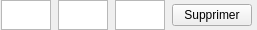
<?xml version="1.0" encoding="UTF-8"?>
<ui version="4.0">
 <class>ItemWidget</class>
 <widget class="QWidget" name="ItemWidget">
  <property name="geometry">
   <rect>
    <x>0</x>
    <y>0</y>
    <width>257</width>
    <height>30</height>
   </rect>
  </property>
  <property name="sizePolicy">
   <sizepolicy hsizetype="Preferred" vsizetype="Minimum">
    <horstretch>0</horstretch>
    <verstretch>0</verstretch>
   </sizepolicy>
  </property>
  <property name="minimumSize">
   <size>
    <width>0</width>
    <height>30</height>
   </size>
  </property>
  <property name="maximumSize">
   <size>
    <width>16777215</width>
    <height>70</height>
   </size>
  </property>
  <property name="windowTitle">
   <string>Form</string>
  </property>
  <layout class="QHBoxLayout" name="horizontalLayout">
   <property name="leftMargin">
    <number>0</number>
   </property>
   <property name="topMargin">
    <number>0</number>
   </property>
   <property name="rightMargin">
    <number>0</number>
   </property>
   <property name="bottomMargin">
    <number>0</number>
   </property>
   <item>
    <widget class="QTextEdit" name="teWidth">
     <property name="sizePolicy">
      <sizepolicy hsizetype="Fixed" vsizetype="Expanding">
       <horstretch>0</horstretch>
       <verstretch>0</verstretch>
      </sizepolicy>
     </property>
     <property name="minimumSize">
      <size>
       <width>50</width>
       <height>0</height>
      </size>
     </property>
     <property name="maximumSize">
      <size>
       <width>50</width>
       <height>16777215</height>
      </size>
     </property>
    </widget>
   </item>
   <item>
    <widget class="QTextEdit" name="teHeight">
     <property name="sizePolicy">
      <sizepolicy hsizetype="Fixed" vsizetype="Fixed">
       <horstretch>0</horstretch>
       <verstretch>0</verstretch>
      </sizepolicy>
     </property>
     <property name="minimumSize">
      <size>
       <width>50</width>
       <height>0</height>
      </size>
     </property>
     <property name="maximumSize">
      <size>
       <width>50</width>
       <height>16777215</height>
      </size>
     </property>
    </widget>
   </item>
   <item>
    <widget class="QTextEdit" name="teQte">
     <property name="sizePolicy">
      <sizepolicy hsizetype="Fixed" vsizetype="Fixed">
       <horstretch>0</horstretch>
       <verstretch>0</verstretch>
      </sizepolicy>
     </property>
     <property name="minimumSize">
      <size>
       <width>50</width>
       <height>0</height>
      </size>
     </property>
     <property name="maximumSize">
      <size>
       <width>50</width>
       <height>16777215</height>
      </size>
     </property>
    </widget>
   </item>
   <item>
    <widget class="QPushButton" name="pbDelete">
     <property name="sizePolicy">
      <sizepolicy hsizetype="Fixed" vsizetype="Fixed">
       <horstretch>0</horstretch>
       <verstretch>0</verstretch>
      </sizepolicy>
     </property>
     <property name="minimumSize">
      <size>
       <width>80</width>
       <height>0</height>
      </size>
     </property>
     <property name="maximumSize">
      <size>
       <width>80</width>
       <height>16777215</height>
      </size>
     </property>
     <property name="text">
      <string>Supprimer</string>
     </property>
    </widget>
   </item>
  </layout>
 </widget>
 <resources/>
 <connections/>
</ui>
